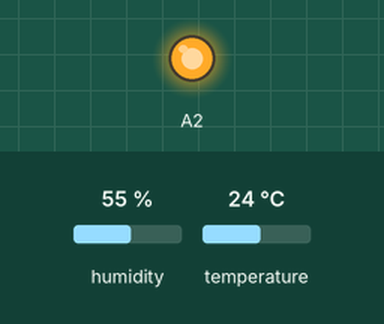
Simulated run of this sketch. Board: Arduino Uno, built with avr-gcc and run on an emulated ATmega328P. Parts: output pins drawn as LEDs (lit = HIGH). Inputs (shaded band) come from the test bench; at power-on: humidity 55 %, temperature 24 °C.

Above: at 0.1 s.
Timing chart, 0 to 1.6 s (numbered marks = the images above):
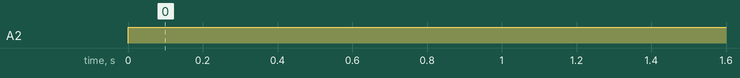

Measured:
- by itself, A2: LOW → HIGH at 0.00 s

The sketch:

Main.ino
```cpp
#include "DHT.h"
#include <LiquidCrystal.h>

DHT dht(A0, DHT11);
LiquidCrystal lcd(12, 11, 5, 4, 3, 2);

void setup() {
  dht.begin();
  Serial.begin(9600);
  pinMode(A2, OUTPUT);

}

void loop() {
    analogWrite(A2, 950);
    float umidade = dht.readHumidity();
    float temperatura = dht.readTemperature();

    if(isnan(temperatura) || isnan(umidade)){
        lcd.clear();
        lcd.setCursor(2, 0);
        lcd.print("Deu ruim");
      }else{
            lcd.clear();
            lcd.setCursor(0, 0);
            lcd.print("Humildade: ");
            lcd.print(umidade);


            delay(1000);
            /*Serial.print("Umidade :");
            Serial.print(umidade);
            Serial.print(" % e Temperatura:");
            Serial.println(temperatura);*/
        }

}
```
